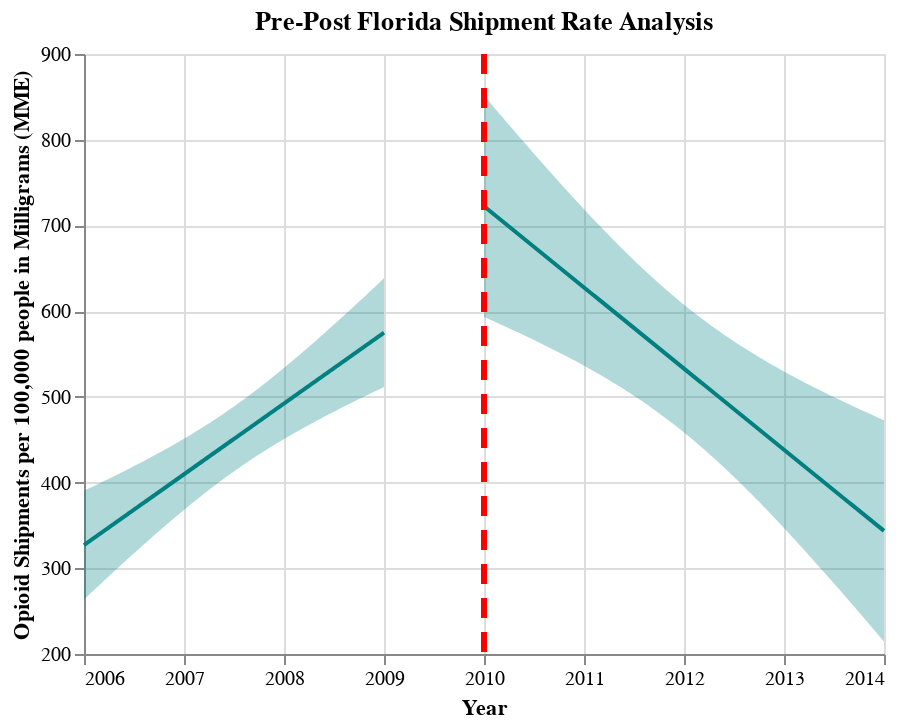

The code cell stored with this chart in its notebook:
### Code cell
## Generate Pre-Post Graphs for FL
fit, reg_chart_pre_FL = get_reg_fit_FL(
    ship_data_FL_subset_grouped_pre, 
    yvar="MME_Rate", 
    xvar="YEAR", 
    alpha=0.05
)

fit, reg_chart_post_FL = get_reg_fit_FL(
    ship_data_FL_subset_grouped_post, 
    yvar="MME_Rate", 
    xvar="YEAR", 
    alpha=0.05
)

## Create line post-policy implementation
line_2010 = alt.Chart(pd.DataFrame({'x': [2010]})).mark_rule(strokeDash=[10, 7], color = "red", strokeWidth=3).encode(x='x')

## Generate final pre-post graph for FL
pre_post_FL = reg_chart_pre_FL + reg_chart_post_FL + line_2010
pre_post_FL.properties(title="Pre-Post Florida Shipment Rate Analysis")

### Figure 1 — Vega-Lite specification as saved in the notebook (floating-point values rounded to 4 significant figures)
{"config": {"view": {"continuousWidth": 400, "continuousHeight": 300}}, "layer": [{"mark": {"type": "errorband", "color": "teal"}, "encoding": {"x": {"field": "YEAR", "type": "quantitative"}, "y": {"field": "ci_low", "title": "", "type": "quantitative"}, "y2": {"field": "ci_high"}}}, {"mark": {"type": "line", "color": "teal"}, "encoding": {"x": {"axis": {"format": "T", "title": "Year"}, "field": "YEAR", "scale": {"zero": false}, "type": "quantitative"}, "y": {"field": "MME_Rate", "scale": {"zero": false}, "title": "Opioid Shipments per 100,000 people in Milligrams (MME)", "type": "quantitative"}}}, {"layer": [{"mark": {"type": "errorband", "color": "teal"}, "encoding": {"x": {"field": "YEAR", "type": "quantitative"}, "y": {"field": "ci_low", "title": "", "type": "quantitative"}, "y2": {"field": "ci_high"}}}, {"mark": {"type": "line", "color": "teal"}, "encoding": {"x": {"axis": {"format": "T", "title": "Year"}, "field": "YEAR", "scale": {"zero": false}, "type": "quantitative"}, "y": {"field": "MME_Rate", "scale": {"zero": false}, "title": "Opioid Shipments per 100,000 people in Milligrams (MME)", "type": "quantitative"}}}], "data": {"name": "data-2170a8b1fcf1a63be71237bd6ba7d086"}}, {"data": {"name": "data-c6a99109c809d7b1b46dbbb9b2adf5d2"}, "mark": {"type": "rule", "color": "red", "strokeDash": [10, 7], "strokeWidth": 3}, "encoding": {"x": {"field": "x", "type": "quantitative"}}}], "data": {"name": "data-9849972c3a3ce4308de5cc79da69a0b9"}, "title": "Pre-Post Florida Shipment Rate Analysis", "$schema": "https://vega.github.io/schema/vega-lite/v4.17.0.json", "datasets": {"data-9849972c3a3ce4308de5cc79da69a0b9": [{"YEAR": 2006.0, "MME_Rate": 327.0, "ci_low": 263.6, "ci_high": 390.5}, {"YEAR": 2006.0, "MME_Rate": 329.5, "ci_low": 266.9, "ci_high": 392.1}, {"YEAR": 2006.0, "MME_Rate": 332.0, "ci_low": 270.2, "ci_high": 393.8}, {"YEAR": 2006.0, "MME_Rate": 334.5, "ci_low": 273.5, "ci_high": 395.5}, {"YEAR": 2006.0, "MME_Rate": 337.0, "ci_low": 276.7, "ci_high": 397.2}, {"YEAR": 2006.0, "MME_Rate": 339.4, "ci_low": 280.0, "ci_high": 398.9}, {"YEAR": 2006.0, "MME_Rate": 341.9, "ci_low": 283.3, "ci_high": 400.6}, {"YEAR": 2006.0, "MME_Rate": 344.4, "ci_low": 286.5, "ci_high": 402.3}, {"YEAR": 2006.0, "MME_Rate": 346.9, "ci_low": 289.8, "ci_high": 404.0}, {"YEAR": 2006.0, "MME_Rate": 349.3, "ci_low": 293.0, "ci_high": 405.7}, {"YEAR": 2006.0, "MME_Rate": 351.8, "ci_low": 296.2, "ci_high": 407.4}, {"YEAR": 2006.0, "MME_Rate": 354.3, "ci_low": 299.4, "ci_high": 409.2}, {"YEAR": 2006.0, "MME_Rate": 356.8, "ci_low": 302.6, "ci_high": 410.9}, {"YEAR": 2006.0, "MME_Rate": 359.3, "ci_low": 305.8, "ci_high": 412.7}, {"YEAR": 2006.0, "MME_Rate": 361.7, "ci_low": 309.0, "ci_high": 414.4}, {"YEAR": 2006.0, "MME_Rate": 364.2, "ci_low": 312.2, "ci_high": 416.2}, {"YEAR": 2006.0, "MME_Rate": 366.7, "ci_low": 315.4, "ci_high": 418.0}, {"YEAR": 2007.0, "MME_Rate": 369.2, "ci_low": 318.5, "ci_high": 419.8}, {"YEAR": 2007.0, "MME_Rate": 371.7, "ci_low": 321.7, "ci_high": 421.6}, {"YEAR": 2007.0, "MME_Rate": 374.1, "ci_low": 324.8, "ci_high": 423.4}, {"YEAR": 2007.0, "MME_Rate": 376.6, "ci_low": 327.9, "ci_high": 425.3}, {"YEAR": 2007.0, "MME_Rate": 379.1, "ci_low": 331.1, "ci_high": 427.1}, {"YEAR": 2007.0, "MME_Rate": 381.6, "ci_low": 334.2, "ci_high": 429.0}, {"YEAR": 2007.0, "MME_Rate": 384.0, "ci_low": 337.2, "ci_high": 430.9}, {"YEAR": 2007.0, "MME_Rate": 386.5, "ci_low": 340.3, "ci_high": 432.8}, {"YEAR": 2007.0, "MME_Rate": 389.0, "ci_low": 343.4, "ci_high": 434.7}, {"YEAR": 2007.0, "MME_Rate": 391.5, "ci_low": 346.4, "ci_high": 436.6}, {"YEAR": 2007.0, "MME_Rate": 394.0, "ci_low": 349.4, "ci_high": 438.5}, {"YEAR": 2007.0, "MME_Rate": 396.4, "ci_low": 352.4, "ci_high": 440.5}, {"YEAR": 2007.0, "MME_Rate": 398.9, "ci_low": 355.4, "ci_high": 442.4}, {"YEAR": 2007.0, "MME_Rate": 401.4, "ci_low": 358.4, "ci_high": 444.4}, {"YEAR": 2007.0, "MME_Rate": 403.9, "ci_low": 361.3, "ci_high": 446.4}, {"YEAR": 2007.0, "MME_Rate": 406.4, "ci_low": 364.3, "ci_high": 448.5}, {"YEAR": 2007.0, "MME_Rate": 408.8, "ci_low": 367.2, "ci_high": 450.5}, {"YEAR": 2007.0, "MME_Rate": 411.3, "ci_low": 370.1, "ci_high": 452.6}, {"YEAR": 2007.0, "MME_Rate": 413.8, "ci_low": 372.9, "ci_high": 454.7}, {"YEAR": 2007.0, "MME_Rate": 416.3, "ci_low": 375.8, "ci_high": 456.8}, {"YEAR": 2007.0, "MME_Rate": 418.7, "ci_low": 378.6, "ci_high": 458.9}, {"YEAR": 2007.0, "MME_Rate": 421.2, "ci_low": 381.4, "ci_high": 461.1}, {"YEAR": 2007.0, "MME_Rate": 423.7, "ci_low": 384.2, "ci_high": 463.2}, {"YEAR": 2007.0, "MME_Rate": 426.2, "ci_low": 386.9, "ci_high": 465.4}, {"YEAR": 2007.0, "MME_Rate": 428.7, "ci_low": 389.7, "ci_high": 467.7}, {"YEAR": 2007.0, "MME_Rate": 431.1, "ci_low": 392.4, "ci_high": 469.9}, {"YEAR": 2007.0, "MME_Rate": 433.6, "ci_low": 395.0, "ci_high": 472.2}, {"YEAR": 2007.0, "MME_Rate": 436.1, "ci_low": 397.7, "ci_high": 474.5}, {"YEAR": 2007.0, "MME_Rate": 438.6, "ci_low": 400.3, "ci_high": 476.8}, {"YEAR": 2007.0, "MME_Rate": 441.1, "ci_low": 402.9, "ci_high": 479.2}, {"YEAR": 2007.0, "MME_Rate": 443.5, "ci_low": 405.5, "ci_high": 481.6}, {"YEAR": 2007.0, "MME_Rate": 446.0, "ci_low": 408.0, "ci_high": 484.0}, {"YEAR": 2007.0, "MME_Rate": 448.5, "ci_low": 410.6, "ci_high": 486.4}, {"YEAR": 2007.0, "MME_Rate": 451.0, "ci_low": 413.1, "ci_high": 488.9}, {"YEAR": 2008.0, "MME_Rate": 453.4, "ci_low": 415.5, "ci_high": 491.4}, {"YEAR": 2008.0, "MME_Rate": 455.9, "ci_low": 418.0, "ci_high": 493.9}, {"YEAR": 2008.0, "MME_Rate": 458.4, "ci_low": 420.4, "ci_high": 496.4}, {"YEAR": 2008.0, "MME_Rate": 460.9, "ci_low": 422.8, "ci_high": 499.0}, {"YEAR": 2008.0, "MME_Rate": 463.4, "ci_low": 425.1, "ci_high": 501.6}, {"YEAR": 2008.0, "MME_Rate": 465.8, "ci_low": 427.4, "ci_high": 504.2}, {"YEAR": 2008.0, "MME_Rate": 468.3, "ci_low": 429.7, "ci_high": 506.9}, {"YEAR": 2008.0, "MME_Rate": 470.8, "ci_low": 432.0, "ci_high": 509.6}, {"YEAR": 2008.0, "MME_Rate": 473.3, "ci_low": 434.3, "ci_high": 512.3}, {"YEAR": 2008.0, "MME_Rate": 475.8, "ci_low": 436.5, "ci_high": 515.0}, {"YEAR": 2008.0, "MME_Rate": 478.2, "ci_low": 438.7, "ci_high": 517.8}, {"YEAR": 2008.0, "MME_Rate": 480.7, "ci_low": 440.9, "ci_high": 520.5}, {"YEAR": 2008.0, "MME_Rate": 483.2, "ci_low": 443.0, "ci_high": 523.3}, {"YEAR": 2008.0, "MME_Rate": 485.7, "ci_low": 445.2, "ci_high": 526.2}, {"YEAR": 2008.0, "MME_Rate": 488.1, "ci_low": 447.3, "ci_high": 529.0}, {"YEAR": 2008.0, "MME_Rate": 490.6, "ci_low": 449.4, "ci_high": 531.9}, {"YEAR": 2008.0, "MME_Rate": 493.1, "ci_low": 451.4, "ci_high": 534.8}, {"YEAR": 2008.0, "MME_Rate": 495.6, "ci_low": 453.5, "ci_high": 537.7}, {"YEAR": 2008.0, "MME_Rate": 498.1, "ci_low": 455.5, "ci_high": 540.6}, {"YEAR": 2008.0, "MME_Rate": 500.5, "ci_low": 457.5, "ci_high": 543.6}, {"YEAR": 2008.0, "MME_Rate": 503.0, "ci_low": 459.5, "ci_high": 546.5}, {"YEAR": 2008.0, "MME_Rate": 505.5, "ci_low": 461.5, "ci_high": 549.5}, {"YEAR": 2008.0, "MME_Rate": 508.0, "ci_low": 463.4, "ci_high": 552.5}, {"YEAR": 2008.0, "MME_Rate": 510.5, "ci_low": 465.4, "ci_high": 555.5}, {"YEAR": 2008.0, "MME_Rate": 512.9, "ci_low": 467.3, "ci_high": 558.6}, {"YEAR": 2008.0, "MME_Rate": 515.4, "ci_low": 469.2, "ci_high": 561.6}, {"YEAR": 2008.0, "MME_Rate": 517.9, "ci_low": 471.1, "ci_high": 564.7}, {"YEAR": 2008.0, "MME_Rate": 520.4, "ci_low": 473.0, "ci_high": 567.8}, {"YEAR": 2008.0, "MME_Rate": 522.9, "ci_low": 474.8, "ci_high": 570.9}, {"YEAR": 2008.0, "MME_Rate": 525.3, "ci_low": 476.7, "ci_high": 574.0}, {"YEAR": 2008.0, "MME_Rate": 527.8, "ci_low": 478.5, "ci_high": 577.1}, {"YEAR": 2008.0, "MME_Rate": 530.3, "ci_low": 480.3, "ci_high": 580.3}, {"YEAR": 2008.0, "MME_Rate": 532.8, "ci_low": 482.1, "ci_high": 583.4}, {"YEAR": 2009.0, "MME_Rate": 535.2, "ci_low": 483.9, "ci_high": 586.6}, {"YEAR": 2009.0, "MME_Rate": 537.7, "ci_low": 485.7, "ci_high": 589.7}, {"YEAR": 2009.0, "MME_Rate": 540.2, "ci_low": 487.5, "ci_high": 592.9}, {"YEAR": 2009.0, "MME_Rate": 542.7, "ci_low": 489.3, "ci_high": 596.1}, {"YEAR": 2009.0, "MME_Rate": 545.2, "ci_low": 491.0, "ci_high": 599.3}, {"YEAR": 2009.0, "MME_Rate": 547.6, "ci_low": 492.8, "ci_high": 602.5}, {"YEAR": 2009.0, "MME_Rate": 550.1, "ci_low": 494.5, "ci_high": 605.7}, {"YEAR": 2009.0, "MME_Rate": 552.6, "ci_low": 496.2, "ci_high": 609.0}, {"YEAR": 2009.0, "MME_Rate": 555.1, "ci_low": 498.0, "ci_high": 612.2}, {"YEAR": 2009.0, "MME_Rate": 557.6, "ci_low": 499.7, "ci_high": 615.4}, {"YEAR": 2009.0, "MME_Rate": 560.0, "ci_low": 501.4, "ci_high": 618.7}, {"YEAR": 2009.0, "MME_Rate": 562.5, "ci_low": 503.1, "ci_high": 621.9}, {"YEAR": 2009.0, "MME_Rate": 565.0, "ci_low": 504.8, "ci_high": 625.2}, {"YEAR": 2009.0, "MME_Rate": 567.5, "ci_low": 506.4, "ci_high": 628.5}, {"YEAR": 2009.0, "MME_Rate": 569.9, "ci_low": 508.1, "ci_high": 631.8}, {"YEAR": 2009.0, "MME_Rate": 572.4, "ci_low": 509.8, "ci_high": 635.0}, {"YEAR": 2009.0, "MME_Rate": 574.9, "ci_low": 511.5, "ci_high": 638.3}], "data-2170a8b1fcf1a63be71237bd6ba7d086": [{"YEAR": 2010.0, "MME_Rate": 722.3, "ci_low": 593.2, "ci_high": 851.5}, {"YEAR": 2010.0, "MME_Rate": 718.5, "ci_low": 591.1, "ci_high": 846.0}, {"YEAR": 2010.0, "MME_Rate": 714.8, "ci_low": 589.0, "ci_high": 840.5}, {"YEAR": 2010.0, "MME_Rate": 711.0, "ci_low": 586.9, "ci_high": 835.0}, {"YEAR": 2010.0, "MME_Rate": 707.2, "ci_low": 584.8, "ci_high": 829.5}, {"YEAR": 2010.0, "MME_Rate": 703.4, "ci_low": 582.7, "ci_high": 824.1}, {"YEAR": 2010.0, "MME_Rate": 699.6, "ci_low": 580.6, "ci_high": 818.7}, {"YEAR": 2010.0, "MME_Rate": 695.8, "ci_low": 578.4, "ci_high": 813.2}, {"YEAR": 2010.0, "MME_Rate": 692.0, "ci_low": 576.2, "ci_high": 807.8}, {"YEAR": 2010.0, "MME_Rate": 688.2, "ci_low": 574.1, "ci_high": 802.4}, {"YEAR": 2010.0, "MME_Rate": 684.5, "ci_low": 571.9, "ci_high": 797.1}, {"YEAR": 2010.0, "MME_Rate": 680.7, "ci_low": 569.7, "ci_high": 791.7}, {"YEAR": 2010.0, "MME_Rate": 676.9, "ci_low": 567.4, "ci_high": 786.4}, {"YEAR": 2011.0, "MME_Rate": 673.1, "ci_low": 565.2, "ci_high": 781.0}, {"YEAR": 2011.0, "MME_Rate": 669.3, "ci_low": 562.9, "ci_high": 775.7}, {"YEAR": 2011.0, "MME_Rate": 665.5, "ci_low": 560.6, "ci_high": 770.5}, {"YEAR": 2011.0, "MME_Rate": 661.7, "ci_low": 558.3, "ci_high": 765.2}, {"YEAR": 2011.0, "MME_Rate": 658.0, "ci_low": 556.0, "ci_high": 760.0}, {"YEAR": 2011.0, "MME_Rate": 654.2, "ci_low": 553.6, "ci_high": 754.7}, {"YEAR": 2011.0, "MME_Rate": 650.4, "ci_low": 551.2, "ci_high": 749.5}, {"YEAR": 2011.0, "MME_Rate": 646.6, "ci_low": 548.8, "ci_high": 744.4}, {"YEAR": 2011.0, "MME_Rate": 642.8, "ci_low": 546.4, "ci_high": 739.2}, {"YEAR": 2011.0, "MME_Rate": 639.0, "ci_low": 543.9, "ci_high": 734.1}, {"YEAR": 2011.0, "MME_Rate": 635.2, "ci_low": 541.4, "ci_high": 729.1}, {"YEAR": 2011.0, "MME_Rate": 631.4, "ci_low": 538.9, "ci_high": 724.0}, {"YEAR": 2011.0, "MME_Rate": 627.7, "ci_low": 536.3, "ci_high": 719.0}, {"YEAR": 2011.0, "MME_Rate": 623.9, "ci_low": 533.7, "ci_high": 714.0}, {"YEAR": 2011.0, "MME_Rate": 620.1, "ci_low": 531.1, "ci_high": 709.0}, {"YEAR": 2011.0, "MME_Rate": 616.3, "ci_low": 528.5, "ci_high": 704.1}, {"YEAR": 2011.0, "MME_Rate": 612.5, "ci_low": 525.8, "ci_high": 699.2}, {"YEAR": 2011.0, "MME_Rate": 608.7, "ci_low": 523.0, "ci_high": 694.4}, {"YEAR": 2011.0, "MME_Rate": 604.9, "ci_low": 520.3, "ci_high": 689.6}, {"YEAR": 2011.0, "MME_Rate": 601.1, "ci_low": 517.5, "ci_high": 684.8}, {"YEAR": 2011.0, "MME_Rate": 597.4, "ci_low": 514.6, "ci_high": 680.1}, {"YEAR": 2011.0, "MME_Rate": 593.6, "ci_low": 511.7, "ci_high": 675.4}, {"YEAR": 2011.0, "MME_Rate": 589.8, "ci_low": 508.8, "ci_high": 670.8}, {"YEAR": 2011.0, "MME_Rate": 586.0, "ci_low": 505.8, "ci_high": 666.2}, {"YEAR": 2011.0, "MME_Rate": 582.2, "ci_low": 502.8, "ci_high": 661.7}, {"YEAR": 2012.0, "MME_Rate": 578.4, "ci_low": 499.7, "ci_high": 657.2}, {"YEAR": 2012.0, "MME_Rate": 574.6, "ci_low": 496.5, "ci_high": 652.7}, {"YEAR": 2012.0, "MME_Rate": 570.8, "ci_low": 493.4, "ci_high": 648.3}, {"YEAR": 2012.0, "MME_Rate": 567.1, "ci_low": 490.1, "ci_high": 644.0}, {"YEAR": 2012.0, "MME_Rate": 563.3, "ci_low": 486.8, "ci_high": 639.7}, {"YEAR": 2012.0, "MME_Rate": 559.5, "ci_low": 483.5, "ci_high": 635.5}, {"YEAR": 2012.0, "MME_Rate": 555.7, "ci_low": 480.1, "ci_high": 631.3}, {"YEAR": 2012.0, "MME_Rate": 551.9, "ci_low": 476.6, "ci_high": 627.2}, {"YEAR": 2012.0, "MME_Rate": 548.1, "ci_low": 473.1, "ci_high": 623.2}, {"YEAR": 2012.0, "MME_Rate": 544.3, "ci_low": 469.5, "ci_high": 619.2}, {"YEAR": 2012.0, "MME_Rate": 540.6, "ci_low": 465.9, "ci_high": 615.2}, {"YEAR": 2012.0, "MME_Rate": 536.8, "ci_low": 462.2, "ci_high": 611.4}, {"YEAR": 2012.0, "MME_Rate": 533.0, "ci_low": 458.4, "ci_high": 607.5}, {"YEAR": 2012.0, "MME_Rate": 529.2, "ci_low": 454.6, "ci_high": 603.8}, {"YEAR": 2012.0, "MME_Rate": 525.4, "ci_low": 450.7, "ci_high": 600.1}, {"YEAR": 2012.0, "MME_Rate": 521.6, "ci_low": 446.8, "ci_high": 596.5}, {"YEAR": 2012.0, "MME_Rate": 517.8, "ci_low": 442.8, "ci_high": 592.9}, {"YEAR": 2012.0, "MME_Rate": 514.0, "ci_low": 438.7, "ci_high": 589.3}, {"YEAR": 2012.0, "MME_Rate": 510.3, "ci_low": 434.6, "ci_high": 585.9}, {"YEAR": 2012.0, "MME_Rate": 506.5, "ci_low": 430.5, "ci_high": 582.5}, {"YEAR": 2012.0, "MME_Rate": 502.7, "ci_low": 426.2, "ci_high": 579.1}, {"YEAR": 2012.0, "MME_Rate": 498.9, "ci_low": 421.9, "ci_high": 575.8}, {"YEAR": 2012.0, "MME_Rate": 495.1, "ci_low": 417.6, "ci_high": 572.6}, {"YEAR": 2012.0, "MME_Rate": 491.3, "ci_low": 413.2, "ci_high": 569.4}, {"YEAR": 2012.0, "MME_Rate": 487.5, "ci_low": 408.8, "ci_high": 566.3}, {"YEAR": 2013.0, "MME_Rate": 483.7, "ci_low": 404.3, "ci_high": 563.2}, {"YEAR": 2013.0, "MME_Rate": 480.0, "ci_low": 399.8, "ci_high": 560.2}, {"YEAR": 2013.0, "MME_Rate": 476.2, "ci_low": 395.2, "ci_high": 557.2}, {"YEAR": 2013.0, "MME_Rate": 472.4, "ci_low": 390.5, "ci_high": 554.2}, {"YEAR": 2013.0, "MME_Rate": 468.6, "ci_low": 385.9, "ci_high": 551.3}, {"YEAR": 2013.0, "MME_Rate": 464.8, "ci_low": 381.1, "ci_high": 548.5}, {"YEAR": 2013.0, "MME_Rate": 461.0, "ci_low": 376.4, "ci_high": 545.7}, {"YEAR": 2013.0, "MME_Rate": 457.2, "ci_low": 371.6, "ci_high": 542.9}, {"YEAR": 2013.0, "MME_Rate": 453.4, "ci_low": 366.7, "ci_high": 540.2}, {"YEAR": 2013.0, "MME_Rate": 449.7, "ci_low": 361.8, "ci_high": 537.5}, {"YEAR": 2013.0, "MME_Rate": 445.9, "ci_low": 356.9, "ci_high": 534.8}, {"YEAR": 2013.0, "MME_Rate": 442.1, "ci_low": 352.0, "ci_high": 532.2}, {"YEAR": 2013.0, "MME_Rate": 438.3, "ci_low": 347.0, "ci_high": 529.6}, {"YEAR": 2013.0, "MME_Rate": 434.5, "ci_low": 342.0, "ci_high": 527.1}, {"YEAR": 2013.0, "MME_Rate": 430.7, "ci_low": 336.9, "ci_high": 524.5}, {"YEAR": 2013.0, "MME_Rate": 426.9, "ci_low": 331.8, "ci_high": 522.1}, {"YEAR": 2013.0, "MME_Rate": 423.2, "ci_low": 326.7, "ci_high": 519.6}, {"YEAR": 2013.0, "MME_Rate": 419.4, "ci_low": 321.6, "ci_high": 517.2}, {"YEAR": 2013.0, "MME_Rate": 415.6, "ci_low": 316.4, "ci_high": 514.7}, {"YEAR": 2013.0, "MME_Rate": 411.8, "ci_low": 311.2, "ci_high": 512.4}, {"YEAR": 2013.0, "MME_Rate": 408.0, "ci_low": 306.0, "ci_high": 510.0}, {"YEAR": 2013.0, "MME_Rate": 404.2, "ci_low": 300.8, "ci_high": 507.7}, {"YEAR": 2013.0, "MME_Rate": 400.4, "ci_low": 295.5, "ci_high": 505.4}, {"YEAR": 2013.0, "MME_Rate": 396.6, "ci_low": 290.2, "ci_high": 503.1}, {"YEAR": 2013.0, "MME_Rate": 392.9, "ci_low": 284.9, "ci_high": 500.8}, {"YEAR": 2014.0, "MME_Rate": 389.1, "ci_low": 279.6, "ci_high": 498.5}, {"YEAR": 2014.0, "MME_Rate": 385.3, "ci_low": 274.3, "ci_high": 496.3}, {"YEAR": 2014.0, "MME_Rate": 381.5, "ci_low": 268.9, "ci_high": 494.1}, {"YEAR": 2014.0, "MME_Rate": 377.7, "ci_low": 263.5, "ci_high": 491.9}, {"YEAR": 2014.0, "MME_Rate": 373.9, "ci_low": 258.1, "ci_high": 489.7}, {"YEAR": 2014.0, "MME_Rate": 370.1, "ci_low": 252.7, "ci_high": 487.5}, {"YEAR": 2014.0, "MME_Rate": 366.3, "ci_low": 247.3, "ci_high": 485.4}, {"YEAR": 2014.0, "MME_Rate": 362.6, "ci_low": 241.9, "ci_high": 483.3}, {"YEAR": 2014.0, "MME_Rate": 358.8, "ci_low": 236.4, "ci_high": 481.1}, {"YEAR": 2014.0, "MME_Rate": 355.0, "ci_low": 230.9, "ci_high": 479.0}, {"YEAR": 2014.0, "MME_Rate": 351.2, "ci_low": 225.5, "ci_high": 476.9}, {"YEAR": 2014.0, "MME_Rate": 347.4, "ci_low": 220.0, "ci_high": 474.8}, {"YEAR": 2014.0, "MME_Rate": 343.6, "ci_low": 214.5, "ci_high": 472.8}], "data-c6a99109c809d7b1b46dbbb9b2adf5d2": [{"x": 2010}]}}
